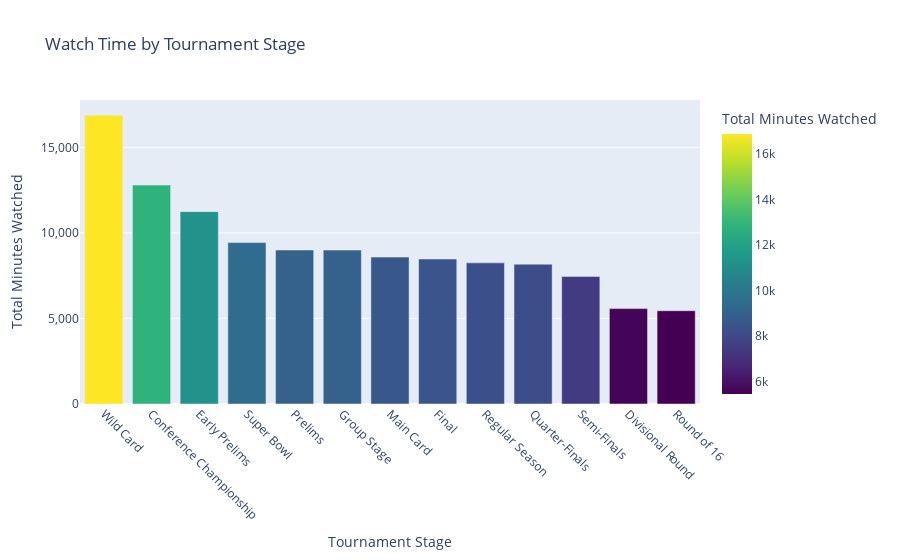

Write notebook code for a chart like this one.
### Code cell
# Minutes watched by tournament stage
stage_watch_time = viewing_data.groupby('tournament_stage')['watch_duration_minutes'].sum().reset_index()
stage_watch_time.columns = ['Tournament Stage', 'Total Minutes Watched']
stage_watch_time = stage_watch_time.sort_values('Total Minutes Watched', ascending=False)

print("Minutes Watched by Tournament Stage")
print("=" * 50)
print(stage_watch_time.to_string(index=False))

fig = px.bar(
    stage_watch_time,
    x='Tournament Stage',
    y='Total Minutes Watched',
    title='Watch Time by Tournament Stage',
    color='Total Minutes Watched',
    color_continuous_scale='Viridis'
)
fig.update_xaxes(tickangle=45)
fig.update_yaxes(tickformat=',.0f')
fig.show()

### Figure 1 — Plotly figure (JSON) as saved in the notebook; plotly's stock layout.template omitted (floating-point values rounded to 4 significant figures)
{"data": [{"hovertemplate": "Tournament Stage=%{x}<br>Total Minutes Watched=%{marker.color}<extra></extra>", "legendgroup": "", "marker": {"color": [16880.0, 12800.0, 11250.0, 9436.0, 9004.0, 8999.0, 8590.0, 8477.0, 8252.0, 8173.0, 7460.0, 5578.0, 5454.0], "coloraxis": "coloraxis", "pattern": {"shape": ""}}, "name": "", "orientation": "v", "showlegend": false, "textposition": "auto", "type": "bar", "x": ["Wild Card", "Conference Championship", "Early Prelims", "Super Bowl", "Prelims", "Group Stage", "Main Card", "Final", "Regular Season", "Quarter-Finals", "Semi-Finals", "Divisional Round", "Round of 16"], "xaxis": "x", "y": [16880.0, 12800.0, 11250.0, 9436.0, 9004.0, 8999.0, 8590.0, 8477.0, 8252.0, 8173.0, 7460.0, 5578.0, 5454.0], "yaxis": "y"}], "layout": {"barmode": "relative", "coloraxis": {"colorbar": {"title": {"text": "Total Minutes Watched"}}, "colorscale": [[0, "#440154"], [0.1111, "#482878"], [0.2222, "#3e4989"], [0.3333, "#31688e"], [0.4444, "#26828e"], [0.5556, "#1f9e89"], [0.6667, "#35b779"], [0.7778, "#6ece58"], [0.8889, "#b5de2b"], [1, "#fde725"]]}, "legend": {"tracegroupgap": 0}, "title": {"text": "Watch Time by Tournament Stage"}, "xaxis": {"anchor": "y", "domain": [0, 1], "tickangle": 45, "title": {"text": "Tournament Stage"}}, "yaxis": {"anchor": "x", "domain": [0, 1], "tickformat": ",.0f", "title": {"text": "Total Minutes Watched"}}}}
